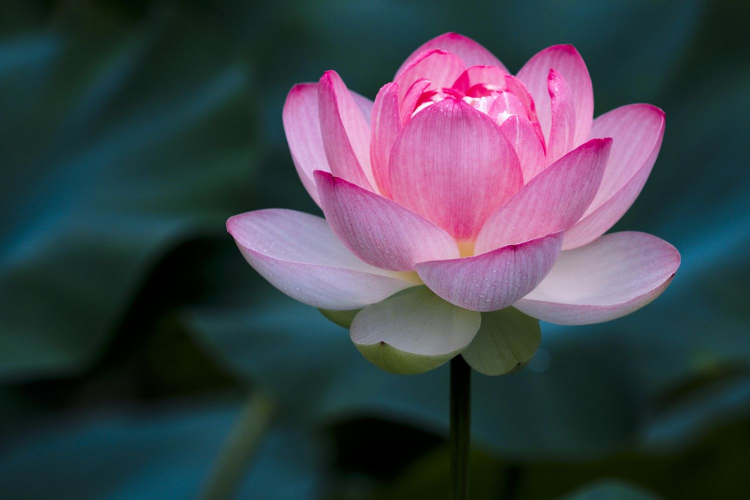
#> input picture Drawing Circle on Image/dataset/flower.jpg, 1500 x 1000 px (shown at 1/2 size)
$ python main.py
#> lines starting #> are read from the running program, lines starting #| are printed output that depends on the picture
import cv2
import matplotlib.pyplot as plt
# Read the input image
image = cv2.imread("dataset/flower.jpg")
#> image is the input picture: shape (1000, 1500, 3); mean B, G, R 76.1, 66.4, 64.5
image2 = cv2.imread("dataset/cat.jpg")
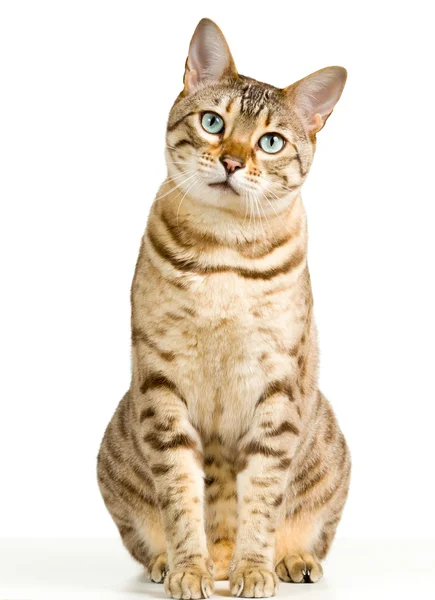
#> input picture Drawing Circle on Image/dataset/cat.jpg, 435 x 600 px
#> image2 is the input picture: shape (600, 435, 3); mean B, G, R 206.8, 221.2, 232.3
image3 = cv2.imread("dataset/dog.jpg")
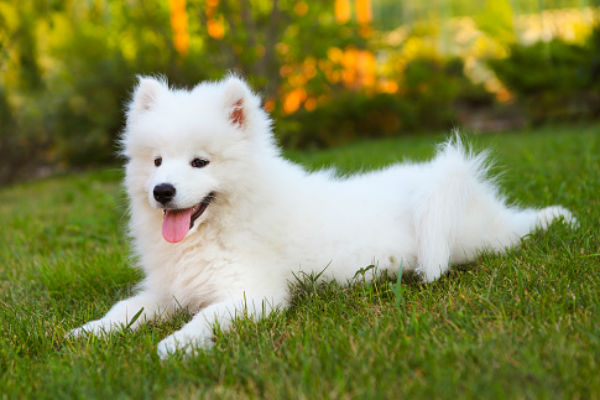
#> input picture Drawing Circle on Image/dataset/dog.jpg, 600 x 400 px
#> image3 is the input picture: shape (400, 600, 3); mean B, G, R 73.6, 133.3, 128.5

plt.subplot(2,3,1)
plt.title("Orginal Image")
plt.imshow(image)
#cv2.imshow("Orginal Image",image)

# Circle on Image
circle1 = cv2.circle(image,(480,580),180, (255,255,0),1)
# 1 denotes the thickness of the circle outline, if it is positive.

#cv2.imshow("Circle image", circle)
plt.subplot(2,3,2)
plt.title("Circle Image1")
plt.imshow(circle1)

circle2 = cv2.circle(image,(580,580),280, (255,0,250),-1)
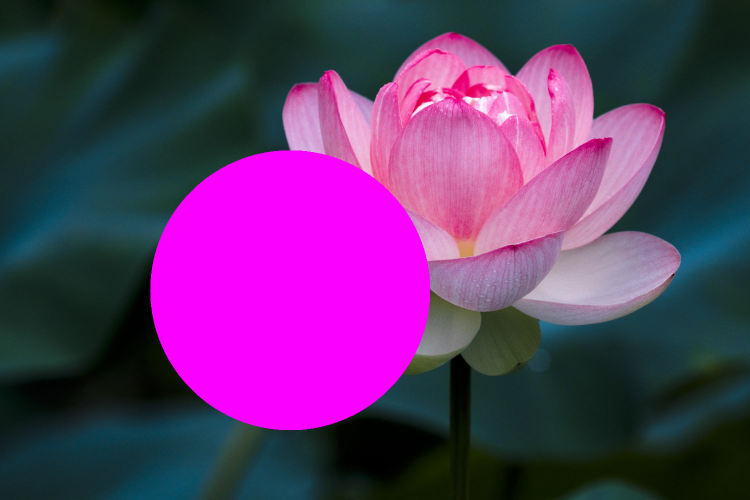
#> circle2: shape (1000, 1500, 3) (shown at 1/2 size); mean B, G, R 103.7, 53.6, 93.2
# -1denotes the thickness of the circle outlinethat a filled circle is to be drawn.
plt.subplot(2,3,3)
plt.title("Circle Image2")
plt.imshow(circle2)

# Rectange on Image

rectange= cv2.rectangle(image2,(350,200),(10,10),(0,255,0),5)
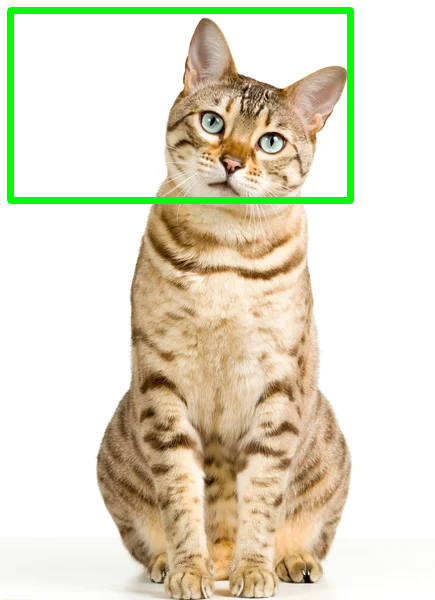
#> rectange: shape (600, 435, 3); mean B, G, R 200, 221.5, 225.2
plt.subplot(2,3,4)
plt.title("Rectange Image")
plt.imshow(rectange)

Elipsis = cv2.ellipse(image3,(150,170),(90,30),15,0,360,(255,135,0),-1)
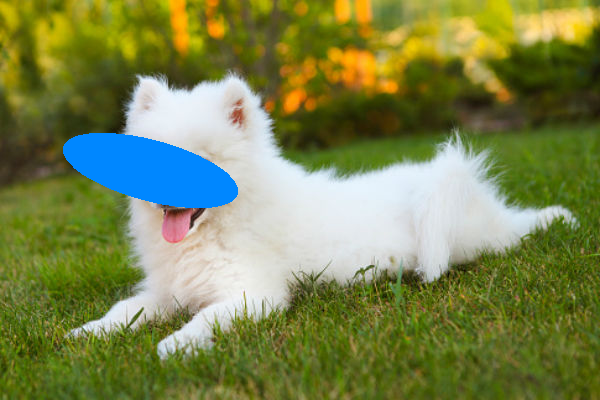
#> Elipsis: shape (400, 600, 3); mean B, G, R 78, 132.8, 123.1
Text= cv2.putText(Elipsis,'Ellipise Image',(20,60),cv2.FONT_HERSHEY_PLAIN,3,(255,120,255),3)
plt.subplot(2,3,5)
plt.title("Ellipse Image")
plt.imshow(Text)


# [8 lines of commented-out code are left out]
plt.show()
#> figure, not shown here; B, G, R data is drawn as R, G, B
#cv2.waitKey()
